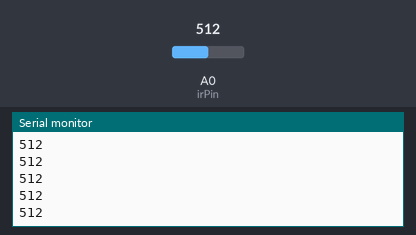
Bench run of a sketch on a simulated Arduino Uno, built with avr-gcc and run on an emulated ATmega328P. Parts: the last lines printed to the serial monitor. Inputs (shaded band) come from the test bench; at power-on: A0 (irPin) = 512.

Above: at 2.2 s.
2.3 s: A0 (irPin) set to 716
At 2.33 s:
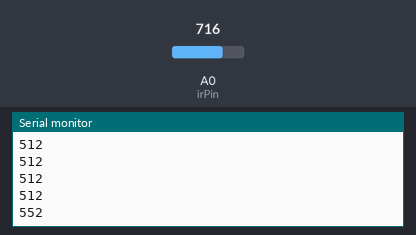
3.8 s: A0 (irPin) set to 900
At 3.84 s:
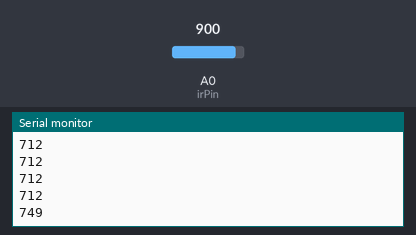
Timing chart, 0 to 6.8 s (numbered marks = the images above; inputs shaded):
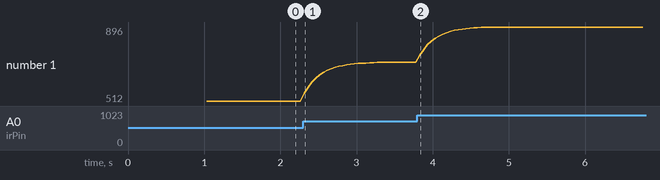

The sketch:

calibration.ino
```cpp
const int irPin = A0; // analog input pin for ir sensor
int lastValue = -1; // store last smoothed value
const int alpha = 4; // smoothing factor for exponential smoothing

void setup() {
  Serial.begin(9600); // start serial
  delay(1000); // short delay before starting
  Serial.println("ir sensor calibration started");
}

void loop() {
  // read sensor 3 times
  int x = analogRead(irPin);
  int y = analogRead(irPin);
  int z = analogRead(irPin);

  // take min of the three reads
  int irValue = min(min(x, y), z);

  if (lastValue == -1) {
    // first run, just set baseline
    lastValue = irValue;
  } else {
    // apply exponential smoothing
    irValue = (irValue + alpha * lastValue) / (alpha + 1);
  }

  lastValue = irValue; // update stored value
  Serial.println(irValue); // print smoothed result
  delay(50); // slow down loop
}
```

Measured:
- after the input at 2.3 s, the serial monitor: prints a new line at once (image 1)
- after the input at 3.8 s, the serial monitor: prints a new line at once (image 2)
- plotted number 1: 512 → 712 after the input at 2.3 s, 712 → 896 after the input at 3.8 s
